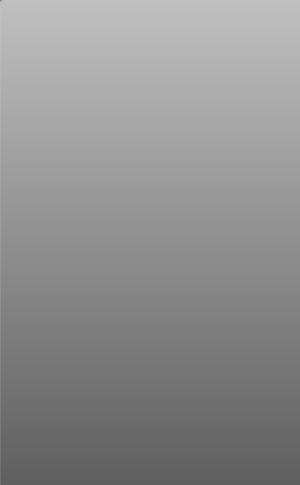
Frame 1 (no input)
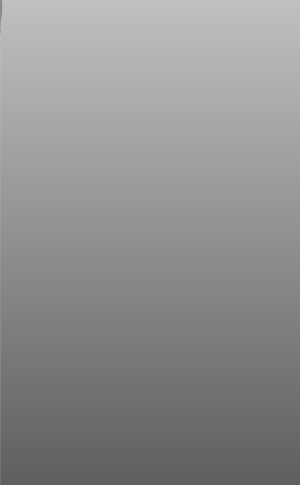
Frame 60 (the mouse pressed at the canvas centre just before this capture)
Frame 120 (the mouse held since frame 60 and released just before this capture): identical to frame 60, image omitted

The Processing sketch that drew these frames (run headless with seeded random() and noise(); from frame 60 on, the mouse is pressed at the canvas centre):

// Processing sketch: processing_18580
// ── processing_18580.pde


float x = 0;
float y = 0;
float d = random (6);
float c = random (96,255);
float i;

void setup () {
  size (300,485);
  ellipseMode (CENTER);
  smooth ();
  for (i = 0; i < 486; i++) {
    stroke (192-i/5);
    line (0,i,300,i);
  }
  noStroke ();
  frameRate (3600);
}

void draw () {
  fill (c);
  ellipse (x,y,d,d);  
  x = x + (random (-0.5,0.5));
  y = y + 2;
  d = d-0.02;
  if (d <= 0) {
    y = 0;
    d = random (mouseY/80);
    c = random (96,255);
    x = mouseX;
  }
}
